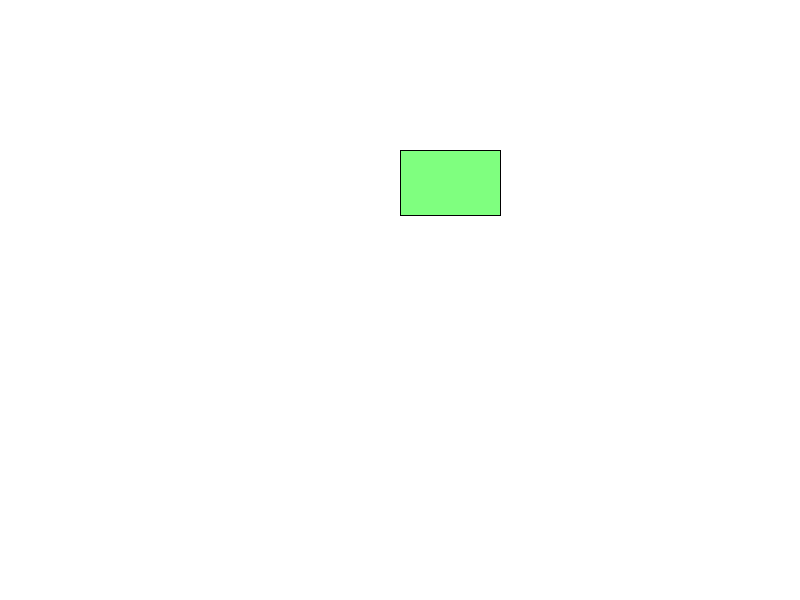
Frame 1 (no input)
Frame 60 (the mouse pressed at the canvas centre just before this capture): identical to frame 1, image omitted
Frame 120 (the mouse held since frame 60 and released just before this capture): identical to frame 1, image omitted

The Processing sketch that drew this single still picture (run headless with seeded random() and noise(); from frame 60 on, the mouse is pressed at the canvas centre):

// Processing sketch: p1acceleration
// ── p1acceleration.pde
//acceleration

Unicorn u;

boolean left, right, up, down, space;

void setup() {
  size(800, 600);

  left = false;
  right = false;
  up = false;
  down = false;
  space = false;


  //unicorn values
  u = new Unicorn();
}

void draw() {
  background(255);
  u.update();
  u.display();
}


void keyPressed() {
  switch (keyCode) {
  case 37://left
    left = true;
    break;
  case 39://right
    right = true;
    break;
  case 38://up
    up = true;
    break;
  case 40://down
    down = true;
    break;
  case 32: //space
    space = true;
    break;
  }
}
void keyReleased() {
  switch (keyCode) {
  case 37://left
    left = false;
    break;
  case 39://right
    right = false;
    break;
  case 38://up
    up = false;
    break;
  case 40://down
    down = false;
    break;
  case 32: //space
    space = false;
    break;
  }
}

// ── Unicorn.pde
class Unicorn {

  float w, h, x, y, vx, vy,
    accelerationX, accelerationY,
    speedLimit;

  //world variables
  float friction, bounce, gravity;

  boolean isOnGround;
  float jumpForce;

  float halfWidth, halfHeight;
  String collisionSide;


  Unicorn() {
    w = 100;//was 140. shrink to be centered on body
    h = 65;//was 95. shrink to be centered on body
    x = 400;
    y = 150;
    vx = 0;
    vy = 0;
    accelerationX = 0;
    accelerationY = 0;
    speedLimit = 5;
    isOnGround = false;
    jumpForce = -10;

    //world values
    friction = 0.96;
    bounce = -0.7;
    gravity = 3;

    halfWidth = w/2;
    halfHeight = h/2;

    collisionSide = "";
  }

  void update() {
    if (left && !right) {
      accelerationX = -0.2;
    }
    if (right && !left) {
      accelerationX = 0.2;
    }
    if (!left&&!right) {
      accelerationX = 0;
    }

    if (up && !down) {
      accelerationY = -0.2;
    }
    if (down && !up) {
      accelerationY = 0.2;
    }
    if (!up&&!down) {
      accelerationY = 0;
    }


    vx += accelerationX;
    vy += accelerationY;


    ////correct for maximum speeds
    if (vx > speedLimit) {
      vx = speedLimit;
    }
    if (vx < -speedLimit) {
      vx = -speedLimit;
    }
    if (vy > speedLimit) {
      vy = speedLimit;
    }
    if (vy < -speedLimit) {
      vy = -speedLimit;
    }

    ////move the player
    x+=vx;
    y+=vy;
  }


  void display() {
    fill(0, 255, 0, 128);
    rect(x, y, w, h);
  }
}
